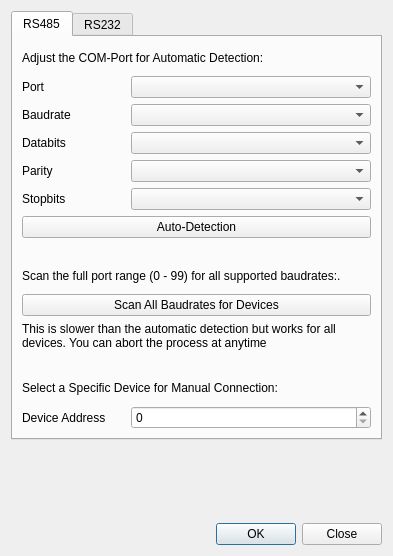
<?xml version="1.0" encoding="UTF-8"?>
<ui version="4.0">
 <class>dlgConnect</class>
 <widget class="QDialog" name="dlgConnect">
  <property name="windowModality">
   <enum>Qt::ApplicationModal</enum>
  </property>
  <property name="geometry">
   <rect>
    <x>0</x>
    <y>0</y>
    <width>393</width>
    <height>556</height>
   </rect>
  </property>
  <property name="sizePolicy">
   <sizepolicy hsizetype="Preferred" vsizetype="MinimumExpanding">
    <horstretch>0</horstretch>
    <verstretch>0</verstretch>
   </sizepolicy>
  </property>
  <property name="minimumSize">
   <size>
    <width>0</width>
    <height>0</height>
   </size>
  </property>
  <property name="focusPolicy">
   <enum>Qt::NoFocus</enum>
  </property>
  <property name="contextMenuPolicy">
   <enum>Qt::NoContextMenu</enum>
  </property>
  <property name="windowTitle">
   <string>Connect to ProVideo Device</string>
  </property>
  <property name="windowIcon">
   <iconset resource="../../resource/resource.qrc">
    <normaloff>:/icons/connect_128x128.png</normaloff>:/icons/connect_128x128.png</iconset>
  </property>
  <layout class="QVBoxLayout" name="verticalLayout">
   <item>
    <widget class="QTabWidget" name="tabController">
     <property name="focusPolicy">
      <enum>Qt::WheelFocus</enum>
     </property>
     <property name="currentIndex">
      <number>0</number>
     </property>
     <widget class="QWidget" name="tabRS485">
      <attribute name="title">
       <string>RS485</string>
      </attribute>
      <layout class="QVBoxLayout" name="verticalLayout_6">
       <item>
        <widget class="QLabel" name="label_2">
         <property name="text">
          <string>Adjust the COM-Port for Automatic Detection:</string>
         </property>
        </widget>
       </item>
       <item>
        <layout class="QHBoxLayout" name="horizontalLayout_11">
         <item>
          <widget class="QLabel" name="lblPortRS485">
           <property name="maximumSize">
            <size>
             <width>120</width>
             <height>16777215</height>
            </size>
           </property>
           <property name="text">
            <string>Port</string>
           </property>
          </widget>
         </item>
         <item>
          <widget class="QComboBox" name="cbxPortRS485">
           <property name="minimumSize">
            <size>
             <width>240</width>
             <height>0</height>
            </size>
           </property>
           <property name="focusPolicy">
            <enum>Qt::WheelFocus</enum>
           </property>
          </widget>
         </item>
        </layout>
       </item>
       <item>
        <layout class="QHBoxLayout" name="horizontalLayout_12">
         <item>
          <widget class="QLabel" name="lblBaudrateRS485">
           <property name="maximumSize">
            <size>
             <width>120</width>
             <height>16777215</height>
            </size>
           </property>
           <property name="text">
            <string>Baudrate</string>
           </property>
          </widget>
         </item>
         <item>
          <widget class="QComboBox" name="cbxBaudrateRS485">
           <property name="minimumSize">
            <size>
             <width>240</width>
             <height>0</height>
            </size>
           </property>
           <property name="focusPolicy">
            <enum>Qt::WheelFocus</enum>
           </property>
          </widget>
         </item>
        </layout>
       </item>
       <item>
        <layout class="QHBoxLayout" name="horizontalLayout_13">
         <item>
          <widget class="QLabel" name="lblDatabitsRS485">
           <property name="enabled">
            <bool>true</bool>
           </property>
           <property name="maximumSize">
            <size>
             <width>120</width>
             <height>16777215</height>
            </size>
           </property>
           <property name="text">
            <string>Databits</string>
           </property>
          </widget>
         </item>
         <item>
          <widget class="QComboBox" name="cbxDatabitsRS485">
           <property name="enabled">
            <bool>true</bool>
           </property>
           <property name="minimumSize">
            <size>
             <width>240</width>
             <height>0</height>
            </size>
           </property>
           <property name="focusPolicy">
            <enum>Qt::WheelFocus</enum>
           </property>
          </widget>
         </item>
        </layout>
       </item>
       <item>
        <layout class="QHBoxLayout" name="horizontalLayout_14">
         <item>
          <widget class="QLabel" name="lblParityRS485">
           <property name="enabled">
            <bool>true</bool>
           </property>
           <property name="maximumSize">
            <size>
             <width>120</width>
             <height>16777215</height>
            </size>
           </property>
           <property name="text">
            <string>Parity</string>
           </property>
          </widget>
         </item>
         <item>
          <widget class="QComboBox" name="cbxParityRS485">
           <property name="enabled">
            <bool>true</bool>
           </property>
           <property name="minimumSize">
            <size>
             <width>240</width>
             <height>0</height>
            </size>
           </property>
           <property name="focusPolicy">
            <enum>Qt::WheelFocus</enum>
           </property>
          </widget>
         </item>
        </layout>
       </item>
       <item>
        <layout class="QHBoxLayout" name="horizontalLayout_15">
         <item>
          <widget class="QLabel" name="lblStopbitsRS485">
           <property name="enabled">
            <bool>true</bool>
           </property>
           <property name="maximumSize">
            <size>
             <width>120</width>
             <height>16777215</height>
            </size>
           </property>
           <property name="text">
            <string>Stopbits</string>
           </property>
          </widget>
         </item>
         <item>
          <widget class="QComboBox" name="cbxStopbitsRS485">
           <property name="enabled">
            <bool>true</bool>
           </property>
           <property name="minimumSize">
            <size>
             <width>240</width>
             <height>0</height>
            </size>
           </property>
           <property name="focusPolicy">
            <enum>Qt::WheelFocus</enum>
           </property>
          </widget>
         </item>
        </layout>
       </item>
       <item>
        <widget class="QPushButton" name="btDetect">
         <property name="sizePolicy">
          <sizepolicy hsizetype="Minimum" vsizetype="Fixed">
           <horstretch>0</horstretch>
           <verstretch>0</verstretch>
          </sizepolicy>
         </property>
         <property name="focusPolicy">
          <enum>Qt::StrongFocus</enum>
         </property>
         <property name="toolTip">
          <string>Automatically Scan for Devices on the given COM-Port</string>
         </property>
         <property name="text">
          <string>Auto-Detection</string>
         </property>
        </widget>
       </item>
       <item>
        <spacer name="verticalSpacer_3">
         <property name="orientation">
          <enum>Qt::Vertical</enum>
         </property>
         <property name="sizeType">
          <enum>QSizePolicy::Fixed</enum>
         </property>
         <property name="sizeHint" stdset="0">
          <size>
           <width>20</width>
           <height>20</height>
          </size>
         </property>
        </spacer>
       </item>
       <item>
        <widget class="QLabel" name="label_3">
         <property name="sizePolicy">
          <sizepolicy hsizetype="Preferred" vsizetype="Fixed">
           <horstretch>0</horstretch>
           <verstretch>0</verstretch>
          </sizepolicy>
         </property>
         <property name="text">
          <string>Scan the full port range (0 - 99) for all supported baudrates:.</string>
         </property>
         <property name="wordWrap">
          <bool>true</bool>
         </property>
        </widget>
       </item>
       <item>
        <widget class="QPushButton" name="btScan">
         <property name="focusPolicy">
          <enum>Qt::StrongFocus</enum>
         </property>
         <property name="text">
          <string>Scan All Baudrates for Devices</string>
         </property>
        </widget>
       </item>
       <item>
        <widget class="QLabel" name="label_4">
         <property name="sizePolicy">
          <sizepolicy hsizetype="Preferred" vsizetype="Fixed">
           <horstretch>0</horstretch>
           <verstretch>0</verstretch>
          </sizepolicy>
         </property>
         <property name="text">
          <string>This is slower than the automatic detection but works for all devices. You can abort the process at anytime</string>
         </property>
         <property name="wordWrap">
          <bool>true</bool>
         </property>
        </widget>
       </item>
       <item>
        <spacer name="verticalSpacer_2">
         <property name="orientation">
          <enum>Qt::Vertical</enum>
         </property>
         <property name="sizeType">
          <enum>QSizePolicy::Fixed</enum>
         </property>
         <property name="sizeHint" stdset="0">
          <size>
           <width>20</width>
           <height>20</height>
          </size>
         </property>
        </spacer>
       </item>
       <item>
        <widget class="QLabel" name="label">
         <property name="sizePolicy">
          <sizepolicy hsizetype="MinimumExpanding" vsizetype="Preferred">
           <horstretch>0</horstretch>
           <verstretch>0</verstretch>
          </sizepolicy>
         </property>
         <property name="text">
          <string>Select a Specific Device for Manual Connection:  </string>
         </property>
         <property name="scaledContents">
          <bool>false</bool>
         </property>
         <property name="wordWrap">
          <bool>false</bool>
         </property>
        </widget>
       </item>
       <item>
        <layout class="QHBoxLayout" name="horizontalLayout_16">
         <item>
          <widget class="QLabel" name="lblDevAddrRS485">
           <property name="maximumSize">
            <size>
             <width>120</width>
             <height>16777215</height>
            </size>
           </property>
           <property name="text">
            <string>Device Address</string>
           </property>
          </widget>
         </item>
         <item>
          <widget class="QSpinBox" name="sbxDevAddrRS485">
           <property name="sizePolicy">
            <sizepolicy hsizetype="Preferred" vsizetype="Fixed">
             <horstretch>0</horstretch>
             <verstretch>0</verstretch>
            </sizepolicy>
           </property>
           <property name="minimumSize">
            <size>
             <width>240</width>
             <height>0</height>
            </size>
           </property>
           <property name="focusPolicy">
            <enum>Qt::WheelFocus</enum>
           </property>
          </widget>
         </item>
        </layout>
       </item>
      </layout>
     </widget>
     <widget class="QWidget" name="tabRS232">
      <attribute name="title">
       <string>RS232</string>
      </attribute>
      <layout class="QVBoxLayout" name="verticalLayout_3">
       <item>
        <layout class="QHBoxLayout" name="horizontalLayout">
         <item>
          <widget class="QLabel" name="lblPortRS232">
           <property name="maximumSize">
            <size>
             <width>120</width>
             <height>16777215</height>
            </size>
           </property>
           <property name="text">
            <string>Port</string>
           </property>
          </widget>
         </item>
         <item>
          <widget class="QComboBox" name="cbxPortRS232">
           <property name="minimumSize">
            <size>
             <width>240</width>
             <height>0</height>
            </size>
           </property>
           <property name="focusPolicy">
            <enum>Qt::WheelFocus</enum>
           </property>
          </widget>
         </item>
        </layout>
       </item>
       <item>
        <layout class="QHBoxLayout" name="horizontalLayout_2">
         <item>
          <widget class="QLabel" name="lblBaudrateRS232">
           <property name="maximumSize">
            <size>
             <width>120</width>
             <height>16777215</height>
            </size>
           </property>
           <property name="text">
            <string>Baudrate</string>
           </property>
          </widget>
         </item>
         <item>
          <widget class="QComboBox" name="cbxBaudrateRS232">
           <property name="minimumSize">
            <size>
             <width>240</width>
             <height>0</height>
            </size>
           </property>
           <property name="focusPolicy">
            <enum>Qt::WheelFocus</enum>
           </property>
          </widget>
         </item>
        </layout>
       </item>
       <item>
        <layout class="QHBoxLayout" name="horizontalLayout_3">
         <item>
          <widget class="QLabel" name="lblDatabitsRS232">
           <property name="maximumSize">
            <size>
             <width>120</width>
             <height>16777215</height>
            </size>
           </property>
           <property name="text">
            <string>Databits</string>
           </property>
          </widget>
         </item>
         <item>
          <widget class="QComboBox" name="cbxDatabitsRS232">
           <property name="minimumSize">
            <size>
             <width>240</width>
             <height>0</height>
            </size>
           </property>
           <property name="focusPolicy">
            <enum>Qt::WheelFocus</enum>
           </property>
          </widget>
         </item>
        </layout>
       </item>
       <item>
        <layout class="QHBoxLayout" name="horizontalLayout_4">
         <item>
          <widget class="QLabel" name="lblParityRS232">
           <property name="maximumSize">
            <size>
             <width>120</width>
             <height>16777215</height>
            </size>
           </property>
           <property name="text">
            <string>Parity</string>
           </property>
          </widget>
         </item>
         <item>
          <widget class="QComboBox" name="cbxParityRS232">
           <property name="minimumSize">
            <size>
             <width>240</width>
             <height>0</height>
            </size>
           </property>
           <property name="focusPolicy">
            <enum>Qt::WheelFocus</enum>
           </property>
          </widget>
         </item>
        </layout>
       </item>
       <item>
        <layout class="QHBoxLayout" name="horizontalLayout_5">
         <item>
          <widget class="QLabel" name="lblStopbitsRS232">
           <property name="maximumSize">
            <size>
             <width>120</width>
             <height>16777215</height>
            </size>
           </property>
           <property name="text">
            <string>Stopbits</string>
           </property>
          </widget>
         </item>
         <item>
          <widget class="QComboBox" name="cbxStopbitsRS232">
           <property name="minimumSize">
            <size>
             <width>240</width>
             <height>0</height>
            </size>
           </property>
           <property name="focusPolicy">
            <enum>Qt::WheelFocus</enum>
           </property>
          </widget>
         </item>
        </layout>
       </item>
       <item>
        <spacer name="verticalSpacer">
         <property name="orientation">
          <enum>Qt::Vertical</enum>
         </property>
         <property name="sizeHint" stdset="0">
          <size>
           <width>20</width>
           <height>0</height>
          </size>
         </property>
        </spacer>
       </item>
      </layout>
     </widget>
    </widget>
   </item>
   <item>
    <spacer name="verticalSpacer_4">
     <property name="orientation">
      <enum>Qt::Vertical</enum>
     </property>
     <property name="sizeType">
      <enum>QSizePolicy::MinimumExpanding</enum>
     </property>
     <property name="sizeHint" stdset="0">
      <size>
       <width>20</width>
       <height>0</height>
      </size>
     </property>
    </spacer>
   </item>
   <item>
    <widget class="QDialogButtonBox" name="buttonBox">
     <property name="focusPolicy">
      <enum>Qt::NoFocus</enum>
     </property>
     <property name="orientation">
      <enum>Qt::Horizontal</enum>
     </property>
     <property name="standardButtons">
      <set>QDialogButtonBox::Close|QDialogButtonBox::Ok</set>
     </property>
    </widget>
   </item>
  </layout>
 </widget>
 <tabstops>
  <tabstop>cbxPortRS485</tabstop>
  <tabstop>cbxBaudrateRS485</tabstop>
  <tabstop>cbxDatabitsRS485</tabstop>
  <tabstop>cbxParityRS485</tabstop>
  <tabstop>cbxStopbitsRS485</tabstop>
  <tabstop>btDetect</tabstop>
  <tabstop>btScan</tabstop>
  <tabstop>sbxDevAddrRS485</tabstop>
  <tabstop>buttonBox</tabstop>
  <tabstop>tabController</tabstop>
  <tabstop>cbxPortRS232</tabstop>
  <tabstop>cbxBaudrateRS232</tabstop>
  <tabstop>cbxDatabitsRS232</tabstop>
  <tabstop>cbxParityRS232</tabstop>
  <tabstop>cbxStopbitsRS232</tabstop>
 </tabstops>
 <resources>
  <include location="../../resource/resource.qrc"/>
 </resources>
 <connections>
  <connection>
   <sender>buttonBox</sender>
   <signal>accepted()</signal>
   <receiver>dlgConnect</receiver>
   <slot>accept()</slot>
   <hints>
    <hint type="sourcelabel">
     <x>248</x>
     <y>254</y>
    </hint>
    <hint type="destinationlabel">
     <x>157</x>
     <y>274</y>
    </hint>
   </hints>
  </connection>
  <connection>
   <sender>buttonBox</sender>
   <signal>rejected()</signal>
   <receiver>dlgConnect</receiver>
   <slot>reject()</slot>
   <hints>
    <hint type="sourcelabel">
     <x>316</x>
     <y>260</y>
    </hint>
    <hint type="destinationlabel">
     <x>286</x>
     <y>274</y>
    </hint>
   </hints>
  </connection>
 </connections>
</ui>
